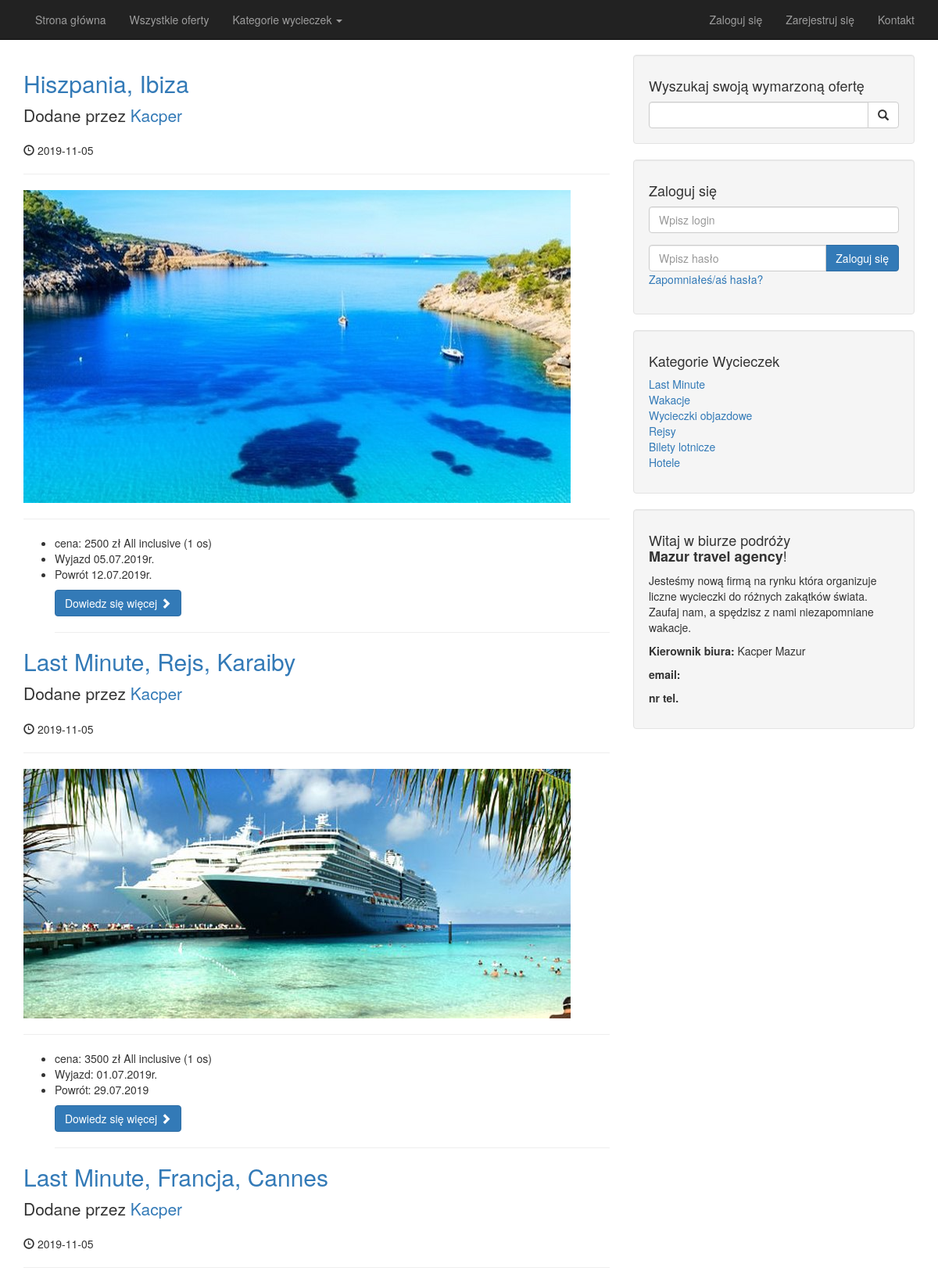
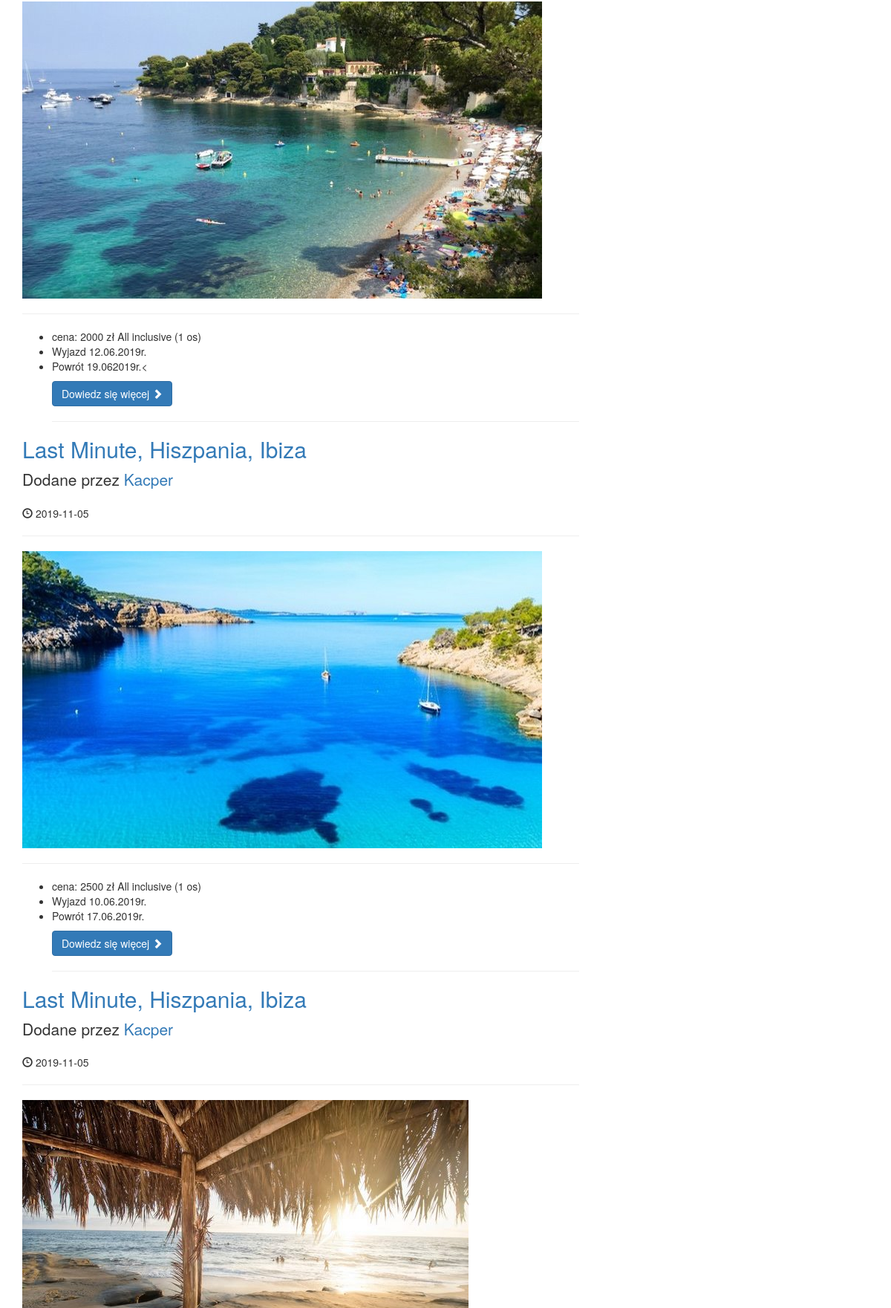
/category/79 (upper part), run on the app's committed database (2 pictures, top to bottom).
### tables this page shows
CREATE TABLE `posts` (
  `post_id` int(3) NOT NULL,
  `post_category_id` int(3) NOT NULL,
  `user_id` int(3) NOT NULL,
  `post_author` varchar(25) NOT NULL,
  `post_title` varchar(255) NOT NULL,
  `post_user` varchar(25) DEFAULT NULL,
  `post_date` date NOT NULL,
  `post_image` text NOT NULL,
  `post_content` text NOT NULL,
  `post_tags` varchar(255) NOT NULL,
  `post_comment_count` int(11) NOT NULL,
  `post_status` varchar(255) NOT NULL DEFAULT 'draft',
  `post_views_count` int(11) NOT NULL,
  `likes` int(11) NOT NULL
);

CREATE TABLE `categories` (
  `cat_id` int(11) NOT NULL,
  `user_id` int(11) NOT NULL,
  `cat_title` varchar(255) NOT NULL
);

### category.php (the view, shortened to what this page needs)
<?php include("includes/header.php"); ?>
    <?php include("includes/navigation.php"); ?>
    <div class="container">
        <div class="row">
            <div class="col-md-8">
            <?php
                $per_page = 5;
                if(isset($_GET['page']))
                {
                    $page = $_GET['page'];
                }else
                {
                    $page = "";
                }
                if($page == "" || $page == 1)
                {
                    $page_1 = 0;
                } else
                {
                    $page_1 = ($page * $per_page) - $per_page;
                }
                if(isset($_GET['category']))
                {
                    $post_category_id = mysqli_real_escape_string($connection, $_GET['category']);
                    if (isset($_SESSION['user_role']) && $_SESSION['user_role'] = 'admin') {
                    $posts_query_count = "SELECT * FROM posts WHERE post_category_id = {$post_category_id} ";
                } else {
                    $posts_query_count = "SELECT * FROM posts WHERE post_category_id = {$post_category_id} AND post_status = 'published' ";
                }
                $find_count = mysqli_query($connection, $posts_query_count);
                $count = mysqli_num_rows($find_count);
                if($count < 1)
                {
                    echo " <h1 class='text-center'> NO POSTS </h1>";
                }else
                    { ?>
                 <?php
                $query = "SELECT * FROM posts WHERE post_category_id = {$post_category_id} LIMIT $page_1, $per_page ";
                $select_all_posts_query = mysqli_query($connection, $query);
                while($row = mysqli_fetch_assoc($select_all_posts_query))
                {
                    $post_id = $row['post_id'];
                    $post_title = $row['post_title'];
                    $post_user= $row['post_user'];
                    $post_date = $row['post_date'];
                    $post_image = $row['post_image'];
                    $post_content = substr($row['post_content'],0,100);
            ?>
                <div>
                <h2>
                    <a href="../post/<?php echo $post_id; ?>"><?php echo $post_title ?></a>
                </h2>
                <p class="lead">
                    Dodane przez <a href="../author_posts.php?author=<?php echo $post_user ?>&p_id=<?php echo $post_id; ?>"><?php echo $post_user ?></a>
                </p>
                <p><span class="glyphicon glyphicon-time"></span> <?php echo $post_date ?></p>
                <hr>
                <a href="post.php?p_id=<?php echo $post_id; ?>">
                <img class="img-responsive" src="/cms/images/<?php echo $post_image;?>" alt="">
                </a>
                <hr>
                <p><?php echo $post_content ?></p>
                <a class="btn btn-primary" href="../post.php?p_id=<?php echo $post_id; ?>">Dowiedz się więcej <span class="glyphicon glyphicon-chevron-right"></span></a>
                <hr>
                </div>
            <?php
                 } }} else
                {
                    header("Location: index.php");
                }
            ?>
            </div>
            <?php include("includes/sidebar.php"); ?>
        </div>
<?php include("includes/footer.php"); ?>

### includes/sidebar.php (shortened to what this page needs)
<div class="col-md-4">
               <div class="well">
                   <h4>Wyszukaj swoją wymarzoną ofertę</h4>
                   <form action="search.php" method="post">
                       <div class="input-group">
                           <input name="search" type="text" class="form-control">
                           <span class="input-group-btn">
                               <button name="submit" class="btn btn-default" type="submit">
                                   <span class="glyphicon glyphicon-search"></span>
                           </button>
                           </span>
                       </div>
                   </form>
               </div>
               <div class="well">
                  <?php if(isset($_SESSION['user_role'])): ?>
                  <h4>Zalogowany/a jako <?php echo $_SESSION['username'] ?></h4>
                  <a href="/cms/includes/logout.php" class="btn btn-primary">Wyloguj</a>
                  <?php else: ?>
                      <h4>Zaloguj się </h4>
                   <form  method="post">
                       <div class="form-group">
                           <input name="username" type="text" class="form-control" placeholder="Wpisz login">
                       </div>
                       <div class="input-group">
                           <input name="password" type="password" class="form-control" placeholder="Wpisz hasło">
                           <span class="input-group-btn">
                               <button class="btn btn-primary" name="login" type="submit">Zaloguj się
                               </button>
                           </span>
                       </div>
                       <div class="form-group">
                           <a href="forgot.php?forgot=<?php echo uniqid(true); ?>">Zapomniałeś/aś hasła?</a>
                       </div>
                   </form>
                  <?php endif; ?>
               </div>
               <div class="well">
                  <?php
                   $query = "SELECT * FROM categories ";
                   $select_categories_sidebar = mysqli_query($connection, $query);
                   ?>
                   <h4>Kategorie Wycieczek</h4>
                   <div class="row">
                       <div class="col-lg-12">
                           <ul class="list-unstyled">
                              <?php
                               while($row = mysqli_fetch_assoc($select_categories_sidebar))
                               {
                                   $cat_title = $row['cat_title'];
                                   $cat_id = $row['cat_id'];
                                   echo "<li><a href='category.php?category=$cat_id'>{$cat_title}</a></li>";
                               }
                               ?>
                           </ul>
                       </div>
                   </div>
               </div>
               <?php include "widget.php"; ?>
           </div>

### css/blog-home.css (style rules this page uses)
body { padding-top: 70px; }

### data on the page
posts: post_title "Hiszpania, Ibiza", post_user "Kacper", post_date "2019-11-05", post_image (picture), post_content "cena: 2500 zł All inclusive (1 os) Wyjazd 05.07.2019r. Powrót 12.07.2019r."
posts: post_title "Last Minute, Rejs, Karaiby", post_user "Kacper", post_date "2019-11-05", post_image (picture), post_content "cena: 3500 zł All inclusive (1 os) Wyjazd: 01.07.2019r. Powrót: 29.07.2019"
posts: post_title "Last Minute, Francja, Cannes", post_user "Kacper", post_date "2019-11-05", post_image (picture), post_content "cena: 2000 zł All inclusive (1 os) Wyjazd 12.06.2019r. Powrót 19.062019r.<"
posts: post_title "Last Minute, Hiszpania, Ibiza", post_user "Kacper", post_date "2019-11-05", post_image (picture), post_content "cena: 2500 zł All inclusive (1 os) Wyjazd 10.06.2019r. Powrót 17.06.2019r."
posts: post_title "Last Minute, Hiszpania, Ibiza", post_user "Kacper", post_date "2019-11-05", post_image (picture)
categories: cat_title "Last Minute"
categories: cat_title "Wakacje"
categories: cat_title "Wycieczki objazdowe"
categories: cat_title "Rejsy"
categories: cat_title "Bilety lotnicze"
categories: cat_title "Hotele"
